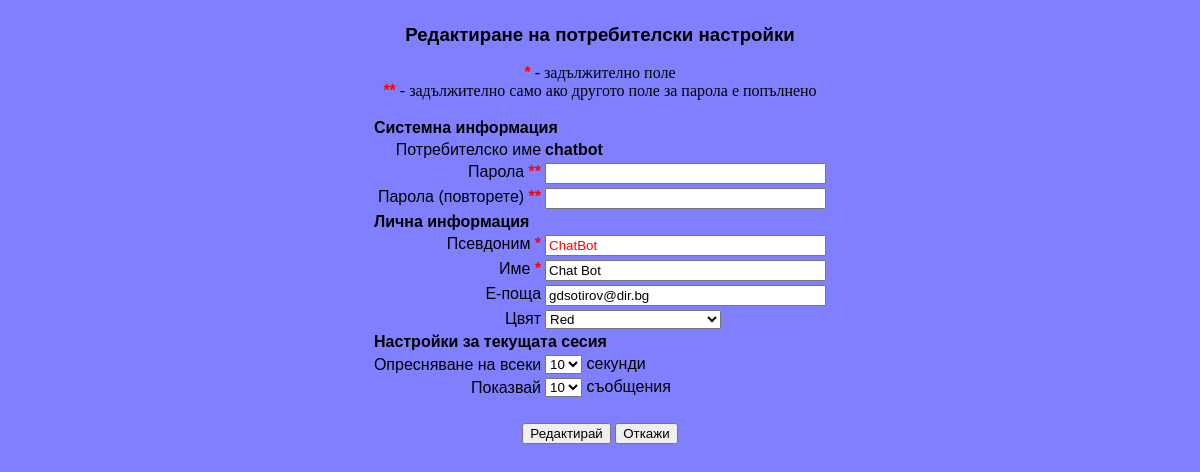
The page /usr_pref.php (signed in) on the database as committed earlier.
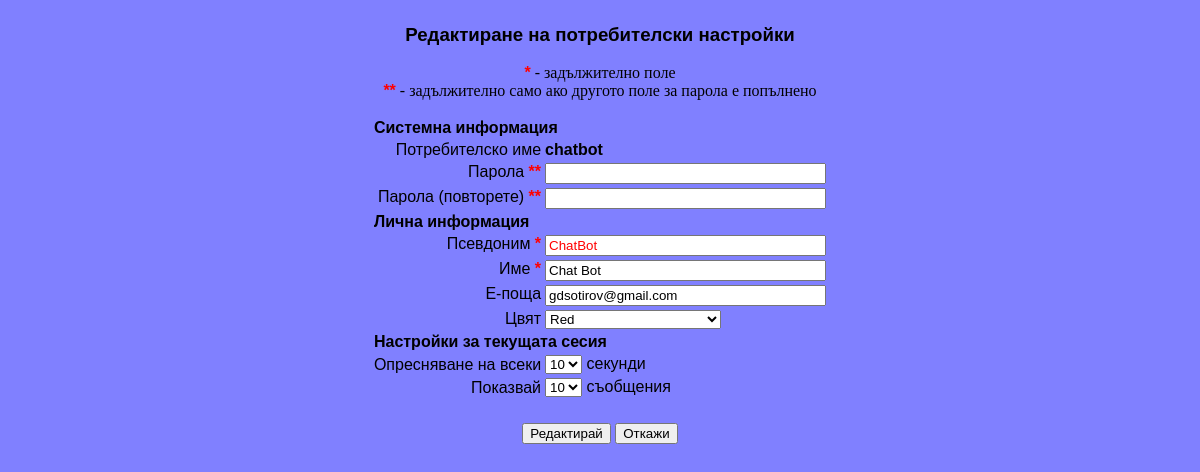
The same page on the database as committed later.
### tables this page shows
CREATE TABLE users (
    UserID      INT /*!UNSIGNED */ UNIQUE NOT NULL /*!AUTO_INCREMENT */,
    Username    VARCHAR(32)        UNIQUE NOT NULL,
    Password    VARCHAR(64)               NOT NULL,
    Nickname    VARCHAR(32)        UNIQUE NOT NULL,
    UsrName     VARCHAR(96)               NOT NULL,
    Email       VARCHAR(255)              NOT NULL DEFAULT 'no@mail',
    Teacher     CHAR(1)                   NOT NULL DEFAULT '0',
    ColorID     INT /*!UNSIGNED*/         NOT NULL DEFAULT 1,
    Active      CHAR(1)                   NOT NULL DEFAULT '0',
    LLDate      DATE                      NULL DEFAULT NULL,
    LLTime      TIME                      NULL DEFAULT NULL,
    LLHost      VARCHAR(16)               NOT NULL DEFAULT '0.0.0.0',
    ModDate     DATE                      NULL DEFAULT NULL,
    ModTime     TIME                      NULL DEFAULT NULL,
    AdminID     INT /*!UNSIGNED*/         NOT NULL DEFAULT 1,
    PRIMARY KEY (UserID),
    INDEX (ColorID),
    INDEX (Active),
    INDEX (AdminID)
);

CREATE TABLE colors (
    ColorID     INT /*!UNSIGNED */ UNIQUE NOT NULL /*! AUTO_INCREMENT */,
    ClrName     VARCHAR(16)        UNIQUE NOT NULL,
    Red         SMALLINT /*!UNSIGNED*/    NOT NULL,
    Green       SMALLINT /*!UNSIGNED*/    NOT NULL,
    Blue        SMALLINT /*!UNSIGNED*/    NOT NULL,
    ModDate     DATE                      NULL DEFAULT NULL,
    ModTime     TIME                      NULL DEFAULT NULL,
    AdminID     INT /*!UNSIGNED*/         NOT NULL DEFAULT 1,
    PRIMARY KEY (ColorID),
    INDEX (AdminID)
);

### color.inc.php (called while the page is built)
<?php
  function PrependZero($strlen, $str) {
    while ( strlen($str) < $strlen ) {
      $str = "0".$str;
    }
    return $str;
  }
  function MakeTriplet($Red, $Green, $Blue) {
    return "#".PrependZero(2, dechex($Red))
              .PrependZero(2, dechex($Green))
              .PrependZero(2, dechex($Blue));
  }
?>

### usr_pref.php (the view, shortened to what this page needs)
<?php
  include("color.inc.php");
?>
<!DOCTYPE html PUBLIC "-//W3C//DTD XHTML 1.0 Transitional//EN"
 "http://www.w3.org/TR/xhtml1/DTD/xhtml1-transitional.dtd">
<html xmlns="http://www.w3.org/1999/xhtml" xml:lang="bg" lang="bg">
<head>
<link rel="stylesheet" type="text/css" href="chat.css" />
</head>
<body class="User" onload="javascript: previewColor();">
<p align="center" class="smlhdr">Редактиране на потребителски настройки</p>
<?php
  $Error         = FALSE;
  if ( !isset($_POST['CheckForm']) || $Error ) {
    if ( $lnk = @mysqli_connect(DB_SERVER, DB_RO_USER, DB_RO_PWD) ) {
      if ( @mysqli_select_db($lnk, DB_NAME) ) {
        $query  = "SELECT UserID,Username,Password,Nickname,UsrName,Email,";
        $query .= "ColorID";
        $query .= " FROM users";
        $query .= " WHERE UserID=".$_SESSION['USR_ID'];
        $UsrRes = @mysqli_query($lnk, $query);
        $query = "SELECT ColorID,ClrName,Red,Green,Blue FROM colors";
        $ClrRes = @mysqli_query($lnk, $query);
        $UsrDetails = @mysqli_fetch_array($UsrRes, MYSQL_ASSOC);
?>
<p align="center"><span class="required">*</span> - задължително поле<br />
<span class="required">**</span> - задължително само ако другото поле за
парола е попълнено</p>
<form action="<?php echo $_SERVER['PHP_SELF'] ?>" method="post">
<table align="center">
<tr><th align="left" colspan="2">Системна информация</th></tr>
<tr><td align="right">Потребителско име</td>
<td><b><?php echo $UsrDetails['Username'] ?></b></td>
</tr>
<tr valign="top"><td align="right">Парола <span class="required">**</span></td>
<td><input type="password" name="Password" maxlength="32" size="32" />
?></td></tr>
<tr valign="top">
<td align="right">Парола (повторете) <span class="required">**</span></td>
<td><input type="password" name="Password2" maxlength="32" size="32" />
?></td></tr>
<tr><th align="left" colspan="2">Лична информация</th></tr>
<tr valign="top"><td align="right">Псевдоним <span class="required">*</span></td>
<td><input id="Nickname" type="text" name="Nick" maxlength="96" size="32"<?php
  if ( $Error ) {
    print(" value=\"".$_POST['Nick']."\"");
  }
  else {
    print(" value=\"".$UsrDetails['Nickname']."\"");
  } ?> />
</td></tr>
<tr valign="top"><td align="right">Име <span class="required">*</span></td>
<td><input type="text" name="Name" maxlength="96" size="32"<?php
  if ( $Error ) {
    print(" value=\"".$_POST['Name']."\"");
  }
  else {
    print(" value=\"".$UsrDetails['UsrName']."\"");
  } ?> />
</td></tr>
<tr valign="top"><td align="right">Е-поща</td>
<td><input type="text" name="Email" maxlength="255" size="32"<?php
  if ( $Error ) {
    print(" value=\"".$_POST['Email']."\"");
  }
  else {
    print(" value=\"".$UsrDetails['Email']."\"");
  } ?> />
</td></tr>
<tr valign="top"><td align="right">Цвят</td>
<td>
<select id="ColorPicker" name="Color" onchange="javascript: previewColor();">
<?php
        if ( @mysqli_num_rows($ClrRes) > 0 ) {
          while ( $Clr = @mysqli_fetch_array($ClrRes, MYSQL_ASSOC) ) {
            print("<option");
            if ( $Error ) {
              $CompareID = $_POST['Color'];
            }
            else {
              $CompareID = $UsrDetails['ColorID'];
            }
            if ( $CompareID == $Clr['ColorID'] ) {
              print(" selected=\"selected\"");
            }
            print(" value=\"".$Clr['ColorID']."\"");
            print(" title=\"".MakeTriplet($Clr['Red'], $Clr['Green'], $Clr['Blue'])."\">");
            print($Clr['ClrName']."</option>\n");
          }
        }
?>
</select>
</td></tr>
<tr><th align="left" colspan="2">Настройки за текущата сесия</th></tr>
<tr><td align="right">Опресняване на всеки</td>
<td><select name="Refresh">
<?php
  $RefreshArr = array(5 => "5", 10 => "10", 15 => "15", 20 => "20");
  reset($RefreshArr);
  while ( list($key, $val) = each($RefreshArr) ) {
    print("<option value=\"$key\"");
    if ( isset($_SESSION['USR_REFRESH']) && $val == $_SESSION['USR_REFRESH'] ) {
      print(" selected=\"selected\"");
    }
    print(">$val</option>\n");
  }
?>
</select> секунди </td></tr>
<tr><td align="right">Показвай</td>
<td><select name="MsgCount">
<?php
  $MsgCntArr = array(10 => "10", 15 => "15", 20 => "20", 25 => "25",
                     30 => "30", 35 => "35", 40 => "40", 45 => "45",
                     50 => "50");
  reset($MsgCntArr);
  while ( list($key, $val) = each($MsgCntArr) ) {
    print("<option value=\"$key\"");
    print(">$val</option>\n");
  }
?>
</select> съобщения</td></tr>
<tr><td colspan="2">&nbsp;</td></tr>
<tr><td align="center" colspan="2">
<input type="submit" name="SubmitEdit" value="Редактирай" />
<input type="submit" name="CancelEdit" value="Откажи" />
</td></tr>
</table>
</form>
<?php
      }
      else {
        PrintError(202);
        exit;
      }
    }
    else {
      PrintError(201);
      exit;
    }
  }
?>
</body>
</html>

### chat.css (style rules this page uses)
body { background-color: #FFFFFF; color: #000000; margin: 0px 0px 0px 0px; padding: 5px 5px 5px 5px; }
body.User { background: #8080FF; }
table { border-style: none; empty-cells: show; font: normal normal normal 12pt Arial, Helvetica, sans-serif; }
.smlhdr { font: normal normal bold 14pt Arial, Helvetica, sans-serif; }
.copyright, .error, .required, .text { font: normal normal normal 12pt Arial, Helvetica, sans-serif; }
.required { color: #FF0000; font-weight: bold; }

Rows that differ between the two databases and show on the page:
changed users "chatbot": Email "gdsotirov@dir.bg" → "gdsotirov@gmail.com"
